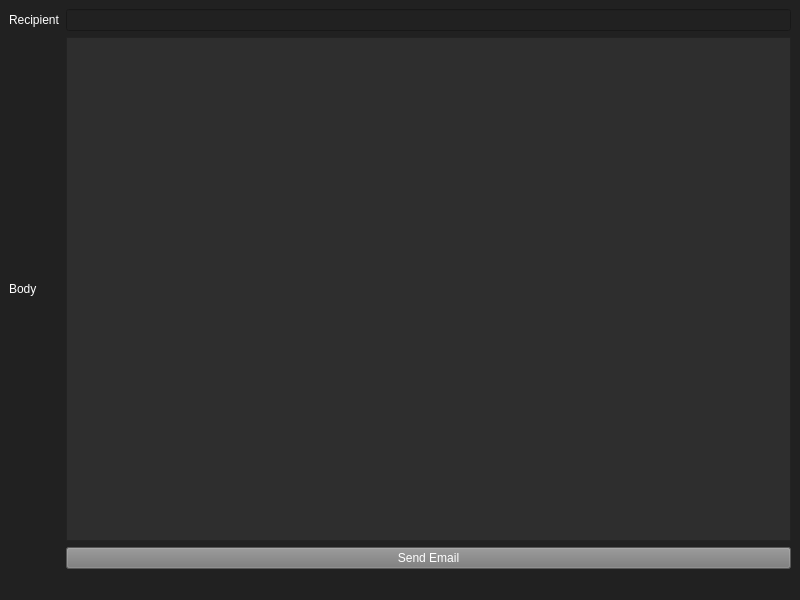
<?xml version="1.0" encoding="UTF-8"?>
<ui version="4.0">
 <class>MainWindow</class>
 <widget class="QMainWindow" name="MainWindow">
  <property name="geometry">
   <rect>
    <x>0</x>
    <y>0</y>
    <width>800</width>
    <height>600</height>
   </rect>
  </property>
  <property name="windowTitle">
   <string>MainWindow</string>
  </property>
  <property name="styleSheet">
   <string notr="true">QWidget{
background-color:rgb(33,33,33);
color:#FFFFFF
}
QTextEdit{
background-color:rgb(46,46,46);
}
QlineEdit{
background-color:rgb(46,46,46);
}
QPushButton{
background-color:rgb(120,120,120);
}</string>
  </property>
  <widget class="QWidget" name="centralwidget">
   <layout class="QGridLayout" name="gridLayout">
    <item row="0" column="0">
     <widget class="QLabel" name="label">
      <property name="text">
       <string>Recipient</string>
      </property>
     </widget>
    </item>
    <item row="0" column="1">
     <widget class="QLineEdit" name="lineEdit"/>
    </item>
    <item row="1" column="0">
     <widget class="QLabel" name="label_2">
      <property name="text">
       <string>Body</string>
      </property>
     </widget>
    </item>
    <item row="1" column="1">
     <widget class="QTextEdit" name="textEdit">
      <property name="styleSheet">
       <string notr="true"/>
      </property>
     </widget>
    </item>
    <item row="2" column="1">
     <widget class="QPushButton" name="pushButton">
      <property name="text">
       <string>Send Email</string>
      </property>
     </widget>
    </item>
   </layout>
  </widget>
  <widget class="QMenuBar" name="menubar">
   <property name="geometry">
    <rect>
     <x>0</x>
     <y>0</y>
     <width>800</width>
     <height>21</height>
    </rect>
   </property>
  </widget>
  <widget class="QStatusBar" name="statusbar"/>
 </widget>
 <resources/>
 <connections/>
</ui>
